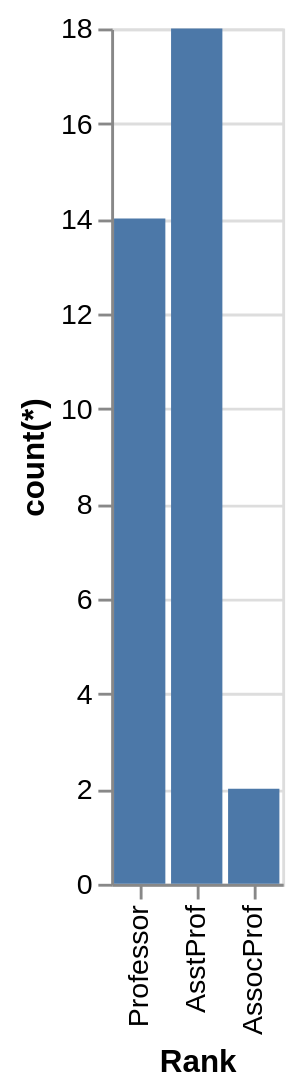

This figure's Vega-Lite source:
### Vega-Lite specification from a JSON file in a GitHub repository (floating-point values rounded to 4 significant figures)
{"data": {"values": [{"x_data": "Professor", "y_data": 14}, {"x_data": "AsstProf", "y_data": 18}, {"x_data": "AssocProf", "y_data": 2}]}, "mark": "bar", "encoding": {"x": {"field": "x_data", "type": "nominal", "title": "Rank", "sort": "descending"}, "y": {"field": "y_data", "type": "quantitative", "title": "count(*)"}}}
